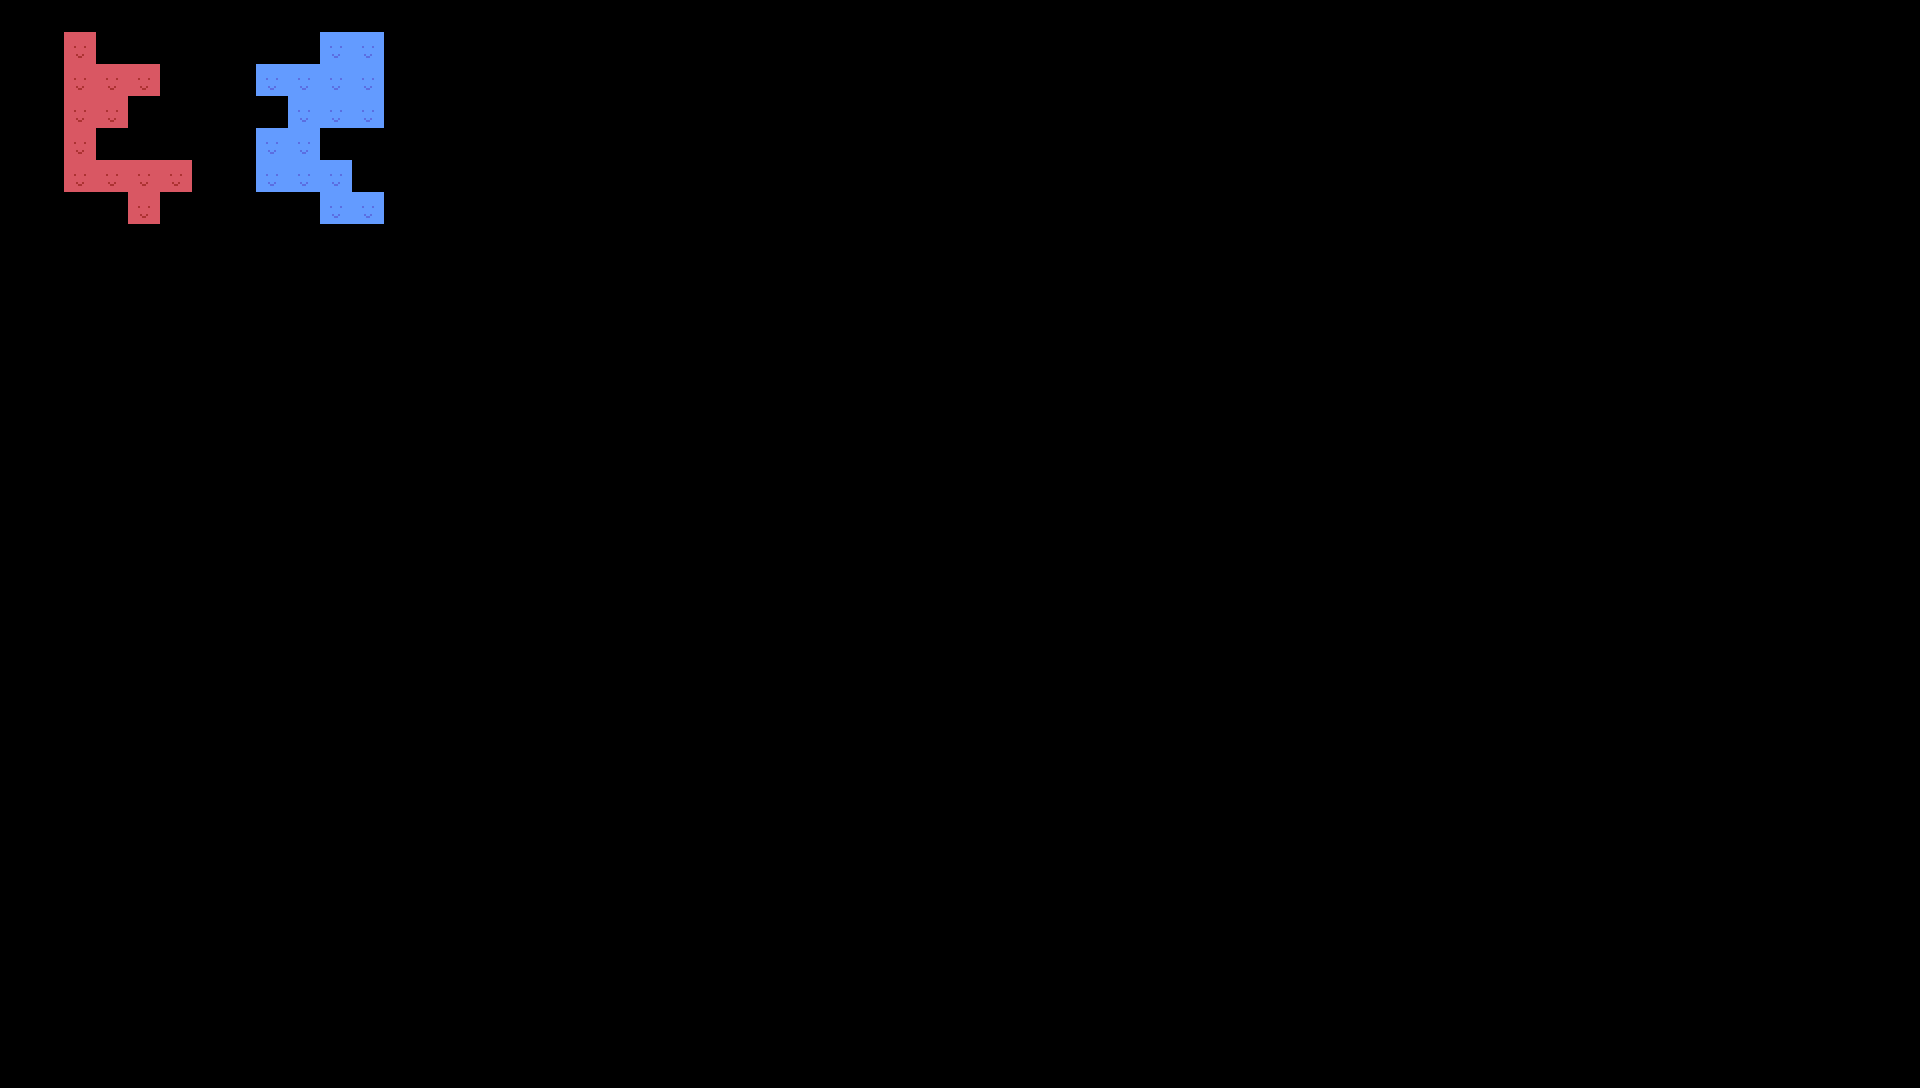

This game map was drawn from its Tiled (.tmx) file and the tilesets committed beside it. A one-line description and the full map source follow:
An orthogonal 60x34 tile map with 32x32 px tiles, 1 tile layer (normal).

<map version="1.10" tiledversion="1.11.2" orientation="orthogonal" renderorder="right-down" width="60" height="34" tilewidth="32" tileheight="32" infinite="0" nextlayerid="2" nextobjectid="1">
 <editorsettings>
  <export target="test-map.csv" format="csv" />
 </editorsettings>
 <tileset firstgid="1" source="test-tileset.tsx" />
 <layer id="1" name="normal" width="60" height="34">
  <data encoding="csv">
0,0,0,0,0,0,0,0,0,0,0,0,0,0,0,0,0,0,0,0,0,0,0,0,0,0,0,0,0,0,0,0,0,0,0,0,0,0,0,0,0,0,0,0,0,0,0,0,0,0,0,0,0,0,0,0,0,0,0,0,
0,0,1,0,0,0,0,0,0,0,2,2,0,0,0,0,0,0,0,0,0,0,0,0,0,0,0,0,0,0,0,0,0,0,0,0,0,0,0,0,0,0,0,0,0,0,0,0,0,0,0,0,0,0,0,0,0,0,0,0,
0,0,1,1,1,0,0,0,2,2,2,2,0,0,0,0,0,0,0,0,0,0,0,0,0,0,0,0,0,0,0,0,0,0,0,0,0,0,0,0,0,0,0,0,0,0,0,0,0,0,0,0,0,0,0,0,0,0,0,0,
0,0,1,1,0,0,0,0,0,2,2,2,0,0,0,0,0,0,0,0,0,0,0,0,0,0,0,0,0,0,0,0,0,0,0,0,0,0,0,0,0,0,0,0,0,0,0,0,0,0,0,0,0,0,0,0,0,0,0,0,
0,0,1,0,0,0,0,0,2,2,0,0,0,0,0,0,0,0,0,0,0,0,0,0,0,0,0,0,0,0,0,0,0,0,0,0,0,0,0,0,0,0,0,0,0,0,0,0,0,0,0,0,0,0,0,0,0,0,0,0,
0,0,1,1,1,1,0,0,2,2,2,0,0,0,0,0,0,0,0,0,0,0,0,0,0,0,0,0,0,0,0,0,0,0,0,0,0,0,0,0,0,0,0,0,0,0,0,0,0,0,0,0,0,0,0,0,0,0,0,0,
0,0,0,0,1,0,0,0,0,0,2,2,0,0,0,0,0,0,0,0,0,0,0,0,0,0,0,0,0,0,0,0,0,0,0,0,0,0,0,0,0,0,0,0,0,0,0,0,0,0,0,0,0,0,0,0,0,0,0,0,
0,0,0,0,0,0,0,0,0,0,0,0,0,0,0,0,0,0,0,0,0,0,0,0,0,0,0,0,0,0,0,0,0,0,0,0,0,0,0,0,0,0,0,0,0,0,0,0,0,0,0,0,0,0,0,0,0,0,0,0,
0,0,0,0,0,0,0,0,0,0,0,0,0,0,0,0,0,0,0,0,0,0,0,0,0,0,0,0,0,0,0,0,0,0,0,0,0,0,0,0,0,0,0,0,0,0,0,0,0,0,0,0,0,0,0,0,0,0,0,0,
0,0,0,0,0,0,0,0,0,0,0,0,0,0,0,0,0,0,0,0,0,0,0,0,0,0,0,0,0,0,0,0,0,0,0,0,0,0,0,0,0,0,0,0,0,0,0,0,0,0,0,0,0,0,0,0,0,0,0,0,
0,0,0,0,0,0,0,0,0,0,0,0,0,0,0,0,0,0,0,0,0,0,0,0,0,0,0,0,0,0,0,0,0,0,0,0,0,0,0,0,0,0,0,0,0,0,0,0,0,0,0,0,0,0,0,0,0,0,0,0,
0,0,0,0,0,0,0,0,0,0,0,0,0,0,0,0,0,0,0,0,0,0,0,0,0,0,0,0,0,0,0,0,0,0,0,0,0,0,0,0,0,0,0,0,0,0,0,0,0,0,0,0,0,0,0,0,0,0,0,0,
0,0,0,0,0,0,0,0,0,0,0,0,0,0,0,0,0,0,0,0,0,0,0,0,0,0,0,0,0,0,0,0,0,0,0,0,0,0,0,0,0,0,0,0,0,0,0,0,0,0,0,0,0,0,0,0,0,0,0,0,
0,0,0,0,0,0,0,0,0,0,0,0,0,0,0,0,0,0,0,0,0,0,0,0,0,0,0,0,0,0,0,0,0,0,0,0,0,0,0,0,0,0,0,0,0,0,0,0,0,0,0,0,0,0,0,0,0,0,0,0,
0,0,0,0,0,0,0,0,0,0,0,0,0,0,0,0,0,0,0,0,0,0,0,0,0,0,0,0,0,0,0,0,0,0,0,0,0,0,0,0,0,0,0,0,0,0,0,0,0,0,0,0,0,0,0,0,0,0,0,0,
0,0,0,0,0,0,0,0,0,0,0,0,0,0,0,0,0,0,0,0,0,0,0,0,0,0,0,0,0,0,0,0,0,0,0,0,0,0,0,0,0,0,0,0,0,0,0,0,0,0,0,0,0,0,0,0,0,0,0,0,
0,0,0,0,0,0,0,0,0,0,0,0,0,0,0,0,0,0,0,0,0,0,0,0,0,0,0,0,0,0,0,0,0,0,0,0,0,0,0,0,0,0,0,0,0,0,0,0,0,0,0,0,0,0,0,0,0,0,0,0,
0,0,0,0,0,0,0,0,0,0,0,0,0,0,0,0,0,0,0,0,0,0,0,0,0,0,0,0,0,0,0,0,0,0,0,0,0,0,0,0,0,0,0,0,0,0,0,0,0,0,0,0,0,0,0,0,0,0,0,0,
0,0,0,0,0,0,0,0,0,0,0,0,0,0,0,0,0,0,0,0,0,0,0,0,0,0,0,0,0,0,0,0,0,0,0,0,0,0,0,0,0,0,0,0,0,0,0,0,0,0,0,0,0,0,0,0,0,0,0,0,
0,0,0,0,0,0,0,0,0,0,0,0,0,0,0,0,0,0,0,0,0,0,0,0,0,0,0,0,0,0,0,0,0,0,0,0,0,0,0,0,0,0,0,0,0,0,0,0,0,0,0,0,0,0,0,0,0,0,0,0,
0,0,0,0,0,0,0,0,0,0,0,0,0,0,0,0,0,0,0,0,0,0,0,0,0,0,0,0,0,0,0,0,0,0,0,0,0,0,0,0,0,0,0,0,0,0,0,0,0,0,0,0,0,0,0,0,0,0,0,0,
0,0,0,0,0,0,0,0,0,0,0,0,0,0,0,0,0,0,0,0,0,0,0,0,0,0,0,0,0,0,0,0,0,0,0,0,0,0,0,0,0,0,0,0,0,0,0,0,0,0,0,0,0,0,0,0,0,0,0,0,
0,0,0,0,0,0,0,0,0,0,0,0,0,0,0,0,0,0,0,0,0,0,0,0,0,0,0,0,0,0,0,0,0,0,0,0,0,0,0,0,0,0,0,0,0,0,0,0,0,0,0,0,0,0,0,0,0,0,0,0,
0,0,0,0,0,0,0,0,0,0,0,0,0,0,0,0,0,0,0,0,0,0,0,0,0,0,0,0,0,0,0,0,0,0,0,0,0,0,0,0,0,0,0,0,0,0,0,0,0,0,0,0,0,0,0,0,0,0,0,0,
0,0,0,0,0,0,0,0,0,0,0,0,0,0,0,0,0,0,0,0,0,0,0,0,0,0,0,0,0,0,0,0,0,0,0,0,0,0,0,0,0,0,0,0,0,0,0,0,0,0,0,0,0,0,0,0,0,0,0,0,
0,0,0,0,0,0,0,0,0,0,0,0,0,0,0,0,0,0,0,0,0,0,0,0,0,0,0,0,0,0,0,0,0,0,0,0,0,0,0,0,0,0,0,0,0,0,0,0,0,0,0,0,0,0,0,0,0,0,0,0,
0,0,0,0,0,0,0,0,0,0,0,0,0,0,0,0,0,0,0,0,0,0,0,0,0,0,0,0,0,0,0,0,0,0,0,0,0,0,0,0,0,0,0,0,0,0,0,0,0,0,0,0,0,0,0,0,0,0,0,0,
0,0,0,0,0,0,0,0,0,0,0,0,0,0,0,0,0,0,0,0,0,0,0,0,0,0,0,0,0,0,0,0,0,0,0,0,0,0,0,0,0,0,0,0,0,0,0,0,0,0,0,0,0,0,0,0,0,0,0,0,
0,0,0,0,0,0,0,0,0,0,0,0,0,0,0,0,0,0,0,0,0,0,0,0,0,0,0,0,0,0,0,0,0,0,0,0,0,0,0,0,0,0,0,0,0,0,0,0,0,0,0,0,0,0,0,0,0,0,0,0,
0,0,0,0,0,0,0,0,0,0,0,0,0,0,0,0,0,0,0,0,0,0,0,0,0,0,0,0,0,0,0,0,0,0,0,0,0,0,0,0,0,0,0,0,0,0,0,0,0,0,0,0,0,0,0,0,0,0,0,0,
0,0,0,0,0,0,0,0,0,0,0,0,0,0,0,0,0,0,0,0,0,0,0,0,0,0,0,0,0,0,0,0,0,0,0,0,0,0,0,0,0,0,0,0,0,0,0,0,0,0,0,0,0,0,0,0,0,0,0,0,
0,0,0,0,0,0,0,0,0,0,0,0,0,0,0,0,0,0,0,0,0,0,0,0,0,0,0,0,0,0,0,0,0,0,0,0,0,0,0,0,0,0,0,0,0,0,0,0,0,0,0,0,0,0,0,0,0,0,0,0,
0,0,0,0,0,0,0,0,0,0,0,0,0,0,0,0,0,0,0,0,0,0,0,0,0,0,0,0,0,0,0,0,0,0,0,0,0,0,0,0,0,0,0,0,0,0,0,0,0,0,0,0,0,0,0,0,0,0,0,0,
0,0,0,0,0,0,0,0,0,0,0,0,0,0,0,0,0,0,0,0,0,0,0,0,0,0,0,0,0,0,0,0,0,0,0,0,0,0,0,0,0,0,0,0,0,0,0,0,0,0,0,0,0,0,0,0,0,0,0,0
</data>
 </layer>
</map>
